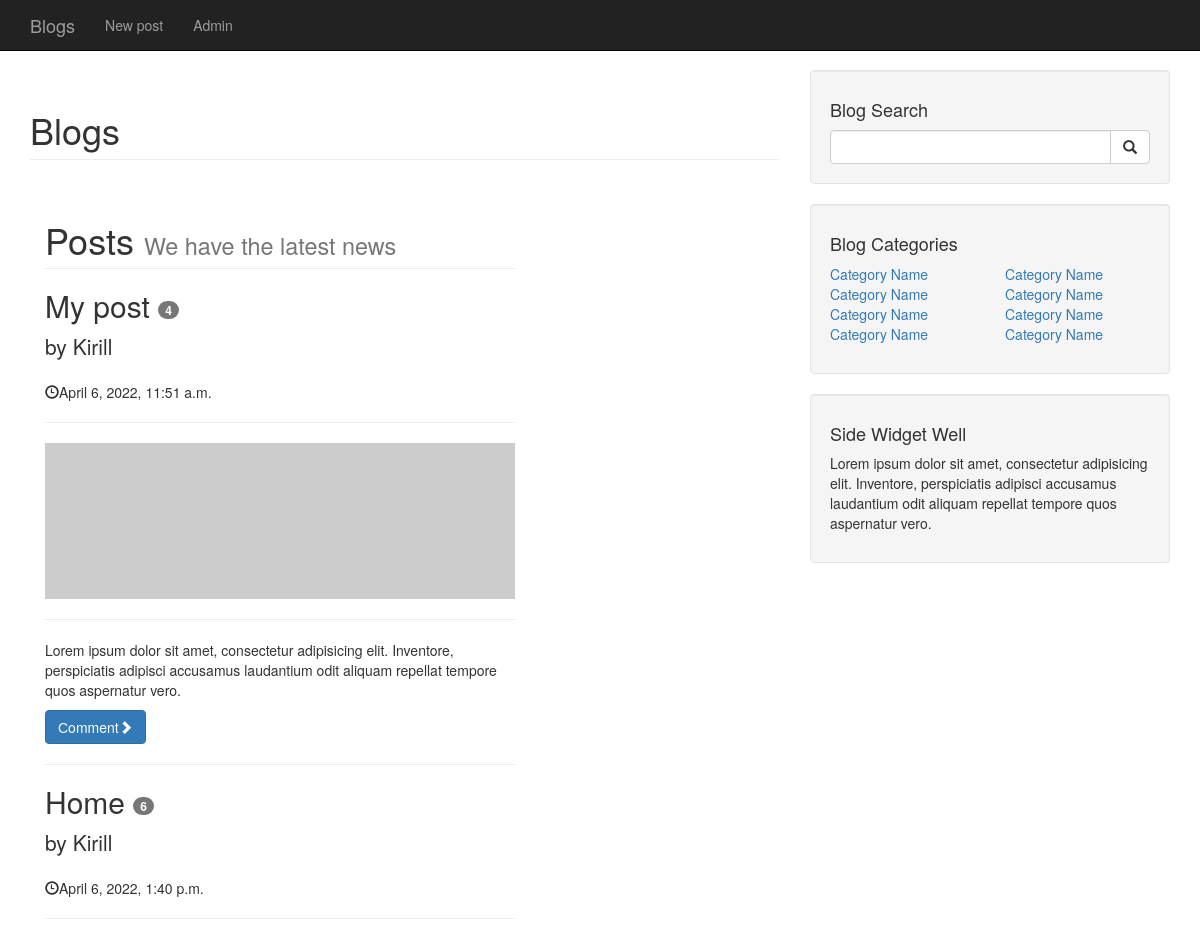
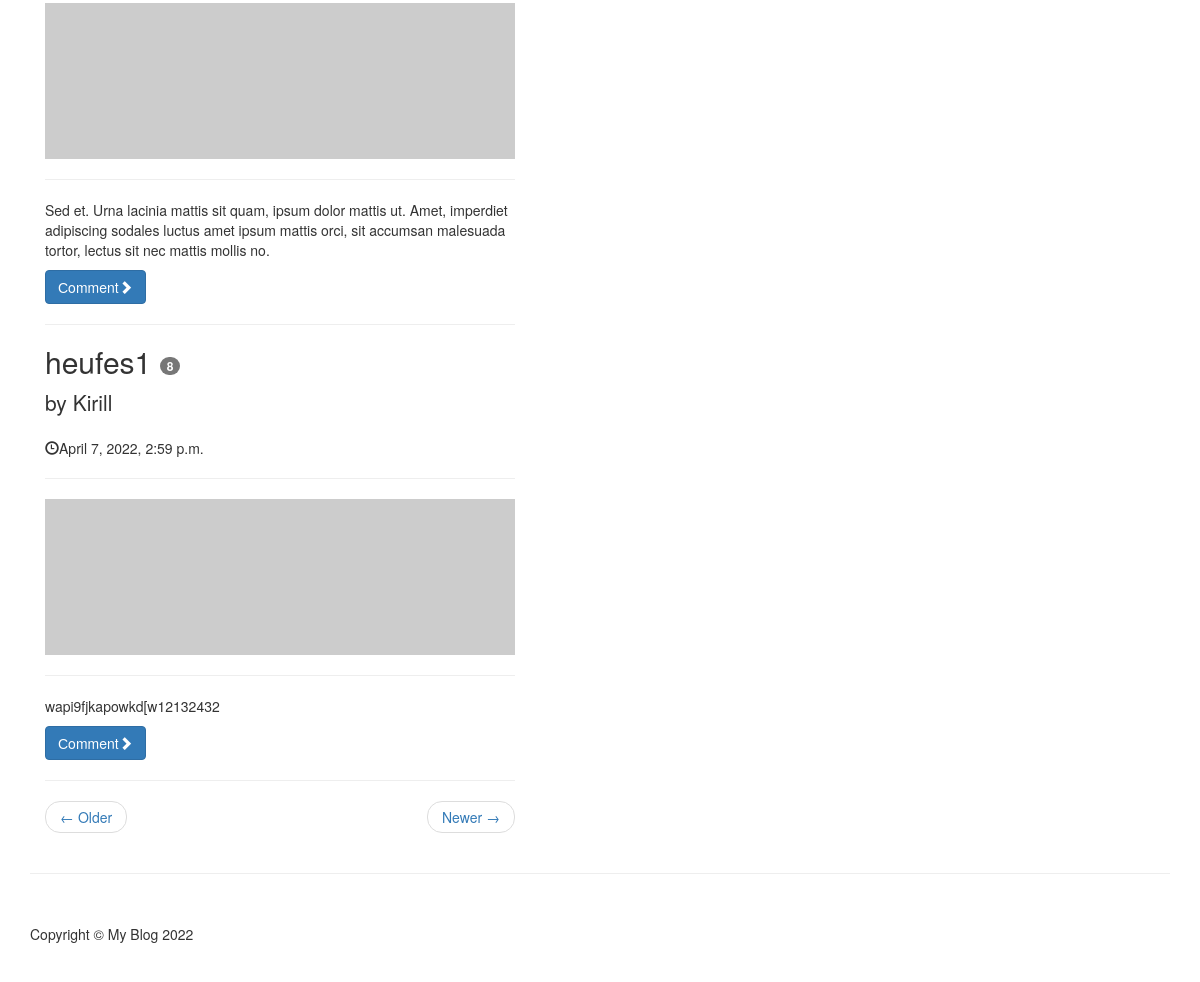
The page / on the database its author committed (2 pictures, top to bottom).
### blog/models.py (models this page shows)
class Post(models.Model):
    title = models.CharField(max_length=100, blank=False)
    content = models.TextField()
    draft = models.BooleanField(default=True)
    category = models.ForeignKey(Category, on_delete=models.DO_NOTHING, default=None, null=True)
    author = models.ForeignKey(User, on_delete=models.DO_NOTHING, default=None, null=True)
    tags = models.ManyToManyField(Tag)
    created = models.DateTimeField(auto_now_add=True)
    updated = models.DateTimeField(auto_now=True)

### blog/views.py (the view)
# urls.py: path('', index, name='index'),
def index(request):
    post = Post.objects.all()
    return render(request, 'blog/index.html', {'post': post})

### templates/blog/index.html
{% extends 'blog/base.html' %}
{% load crispy_forms_tags %}
{% block content %}
    <h1 class="page-header">
        Blogs
    </h1>
    <div class="col-md-8">
        <h1 class="page-header">
            Posts
            <small>We have the latest news</small>
        </h1>
        {% for post in post %}
            <h2>{{ post.title }} <span class="badge bg-secondary">{{ post.id }}</span></h2>
            <p class="lead">
                by
            <td>{{ post.author }}</td>
            </p>
            <p><span class="glyphicon glyphicon-time"></span>{{ post.created }}</p>
            <hr>
            <img class="img-responsive" src="http://placehold.it/900x300" alt="">
            <hr>
            <p>{{ post.content }}</p>
            <a class="btn btn-primary" href="#">Сomment<span
                    class="glyphicon glyphicon-chevron-right"></span></a>
            <hr>
        {% endfor %}
        <ul class="pager">
            <li class="previous">
                <a href="#">&larr; Older</a>
            </li>
            <li class="next">
                <a href="#">Newer &rarr;</a>
            </li>
        </ul>
    </div>
{% endblock %}

### templates/blog/base.html (shortened to what this page needs)
{% load static %}
<!DOCTYPE html>
<html lang="en">
<head>
    <link href="{% static 'blog/css/bootstrap.css' %}" rel="stylesheet">
    <link href="{% static 'blog/css/blog-home.css' %}" rel="stylesheet">
</head>
<body>
<nav class="navbar navbar-inverse navbar-fixed-top" role="navigation">
    <div class="container">
        <div class="navbar-header">
            <a class="navbar-brand" href="{% url 'demo:index' %}">Blogs</a>
        </div>
        <div class="collapse navbar-collapse" id="bs-example-navbar-collapse-1">
            <ul class="nav navbar-nav">
                <li>
                    <a href="{% url 'demo:create' %}">New post</a>
                </li>
                <li>
                    <a href="{% url 'demo:adminpanel' %}">Admin</a>
                </li>
            </ul>
        </div>
    </div>
</nav>
<div class="container">
    <div class="row">
        <div class="col-md-8">
            {% block content %}
            {% endblock %}
        </div>
        <div class="col-md-4">
            <div class="well">
                <h4>Blog Search</h4>
                <div class="input-group">
                    <input type="text" class="form-control">
                    <span class="input-group-btn">
                            <button class="btn btn-default" type="button">
                                <span class="glyphicon glyphicon-search"></span>
                        </button>
                        </span>
                </div>
            </div>
            <div class="well">
                <h4>Blog Categories</h4>
                <div class="row">
                    <div class="col-lg-6">
                        <ul class="list-unstyled">
                            <li><a href="#">Category Name</a>
                            </li>
                            <li><a href="#">Category Name</a>
                            </li>
                            <li><a href="#">Category Name</a>
                            </li>
                            <li><a href="#">Category Name</a>
                            </li>
                        </ul>
                    </div>
                    <div class="col-lg-6">
                        <ul class="list-unstyled">
                            <li><a href="#">Category Name</a>
                            </li>
                            <li><a href="#">Category Name</a>
                            </li>
                            <li><a href="#">Category Name</a>
                            </li>
                            <li><a href="#">Category Name</a>
                            </li>
                        </ul>
                    </div>
                </div>
            </div>
            <div class="well">
                <h4>Side Widget Well</h4>
                <p>Lorem ipsum dolor sit amet, consectetur adipisicing elit. Inventore, perspiciatis adipisci accusamus
                    laudantium odit aliquam repellat tempore quos aspernatur vero.</p>
            </div>
        </div>
    </div>
    <hr>
    <footer>
        <div class="row">
            <div class="col-lg-12">
                <p>Copyright &copy; My Blog 2022</p>
            </div>
        </div>
    </footer>
</div>
</body>
</html>

### static/blog/css/blog-home.css (style rules this page uses)
body { padding-top: 70px; }
footer { margin: 50px 0; }

### rows shown on the page
Post: title "My post", id "4", author "Kirill", created "April 6, 2022, 11:51 a.m.", content "Lorem ipsum dolor sit amet, consectetur adipisicing elit. Inventore, perspiciatis adipisci accusamus laudantium odit aliquam repellat tempore quos aspernatur vero."
Post: title "Home", id "6", author "Kirill", created "April 6, 2022, 1:40 p.m.", content "Sed et. Urna lacinia mattis sit quam, ipsum dolor mattis ut. Amet, imperdiet adipiscing sodales luctus amet ipsum mattis orci, sit accumsan malesuada tortor, lectus sit nec mattis mollis no."
Post: title "heufes1", id "8", author "Kirill", created "April 7, 2022, 2:59 p.m.", content "wapi9fjkapowkd[w12132432"
